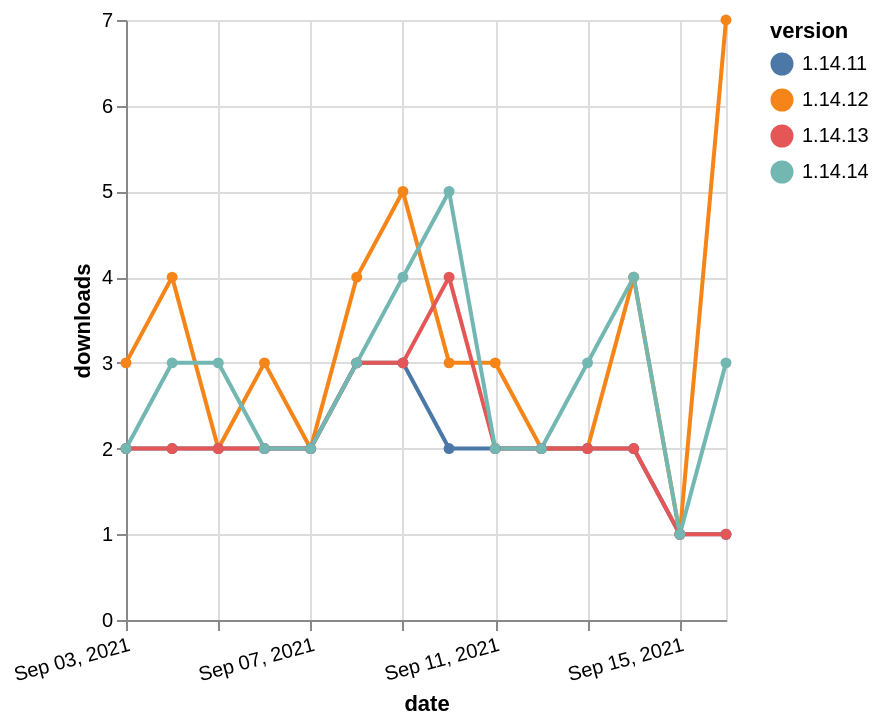

Source (Vega-Lite JSON):
### Vega-Lite specification from a JSON file in a GitHub repository (floating-point values rounded to 4 significant figures)
{"$schema": "https://vega.github.io/schema/vega-lite/v5.json", "description": "A simple bar chart with embedded data.", "data": {"values": [{"date": "2021-09-03", "total": 2246, "delta": 3, "version": "1.14.12"}, {"date": "2021-09-04", "total": 2250, "delta": 4, "version": "1.14.12"}, {"date": "2021-09-05", "total": 2252, "delta": 2, "version": "1.14.12"}, {"date": "2021-09-06", "total": 2255, "delta": 3, "version": "1.14.12"}, {"date": "2021-09-07", "total": 2257, "delta": 2, "version": "1.14.12"}, {"date": "2021-09-08", "total": 2261, "delta": 4, "version": "1.14.12"}, {"date": "2021-09-09", "total": 2266, "delta": 5, "version": "1.14.12"}, {"date": "2021-09-10", "total": 2269, "delta": 3, "version": "1.14.12"}, {"date": "2021-09-11", "total": 2272, "delta": 3, "version": "1.14.12"}, {"date": "2021-09-12", "total": 2274, "delta": 2, "version": "1.14.12"}, {"date": "2021-09-13", "total": 2276, "delta": 2, "version": "1.14.12"}, {"date": "2021-09-14", "total": 2280, "delta": 4, "version": "1.14.12"}, {"date": "2021-09-15", "total": 2281, "delta": 1, "version": "1.14.12"}, {"date": "2021-09-16", "total": 2288, "delta": 7, "version": "1.14.12"}, {"date": "2021-09-03", "total": 1937, "delta": 2, "version": "1.14.11"}, {"date": "2021-09-04", "total": 1939, "delta": 2, "version": "1.14.11"}, {"date": "2021-09-05", "total": 1941, "delta": 2, "version": "1.14.11"}, {"date": "2021-09-06", "total": 1943, "delta": 2, "version": "1.14.11"}, {"date": "2021-09-07", "total": 1945, "delta": 2, "version": "1.14.11"}, {"date": "2021-09-08", "total": 1948, "delta": 3, "version": "1.14.11"}, {"date": "2021-09-09", "total": 1951, "delta": 3, "version": "1.14.11"}, {"date": "2021-09-10", "total": 1953, "delta": 2, "version": "1.14.11"}, {"date": "2021-09-11", "total": 1955, "delta": 2, "version": "1.14.11"}, {"date": "2021-09-12", "total": 1957, "delta": 2, "version": "1.14.11"}, {"date": "2021-09-13", "total": 1959, "delta": 2, "version": "1.14.11"}, {"date": "2021-09-14", "total": 1961, "delta": 2, "version": "1.14.11"}, {"date": "2021-09-15", "total": 1962, "delta": 1, "version": "1.14.11"}, {"date": "2021-09-16", "total": 1963, "delta": 1, "version": "1.14.11"}, {"date": "2021-09-03", "total": 426, "delta": 2, "version": "1.14.13"}, {"date": "2021-09-04", "total": 428, "delta": 2, "version": "1.14.13"}, {"date": "2021-09-05", "total": 430, "delta": 2, "version": "1.14.13"}, {"date": "2021-09-06", "total": 432, "delta": 2, "version": "1.14.13"}, {"date": "2021-09-07", "total": 434, "delta": 2, "version": "1.14.13"}, {"date": "2021-09-08", "total": 437, "delta": 3, "version": "1.14.13"}, {"date": "2021-09-09", "total": 440, "delta": 3, "version": "1.14.13"}, {"date": "2021-09-10", "total": 444, "delta": 4, "version": "1.14.13"}, {"date": "2021-09-11", "total": 446, "delta": 2, "version": "1.14.13"}, {"date": "2021-09-12", "total": 448, "delta": 2, "version": "1.14.13"}, {"date": "2021-09-13", "total": 450, "delta": 2, "version": "1.14.13"}, {"date": "2021-09-14", "total": 452, "delta": 2, "version": "1.14.13"}, {"date": "2021-09-15", "total": 453, "delta": 1, "version": "1.14.13"}, {"date": "2021-09-16", "total": 454, "delta": 1, "version": "1.14.13"}, {"date": "2021-09-03", "total": 540, "delta": 2, "version": "1.14.14"}, {"date": "2021-09-04", "total": 543, "delta": 3, "version": "1.14.14"}, {"date": "2021-09-05", "total": 546, "delta": 3, "version": "1.14.14"}, {"date": "2021-09-06", "total": 548, "delta": 2, "version": "1.14.14"}, {"date": "2021-09-07", "total": 550, "delta": 2, "version": "1.14.14"}, {"date": "2021-09-08", "total": 553, "delta": 3, "version": "1.14.14"}, {"date": "2021-09-09", "total": 557, "delta": 4, "version": "1.14.14"}, {"date": "2021-09-10", "total": 562, "delta": 5, "version": "1.14.14"}, {"date": "2021-09-11", "total": 564, "delta": 2, "version": "1.14.14"}, {"date": "2021-09-12", "total": 566, "delta": 2, "version": "1.14.14"}, {"date": "2021-09-13", "total": 569, "delta": 3, "version": "1.14.14"}, {"date": "2021-09-14", "total": 573, "delta": 4, "version": "1.14.14"}, {"date": "2021-09-15", "total": 574, "delta": 1, "version": "1.14.14"}, {"date": "2021-09-16", "total": 577, "delta": 3, "version": "1.14.14"}]}, "width": "container", "mark": {"type": "line", "point": {"filled": true}}, "encoding": {"x": {"field": "date", "type": "temporal", "timeUnit": "yearmonthdate", "title": "date", "axis": {"labelAngle": -15}}, "y": {"field": "delta", "type": "quantitative", "title": "downloads"}, "color": {"field": "version", "type": "nominal"}, "tooltip": {"field": "delta"}}}
